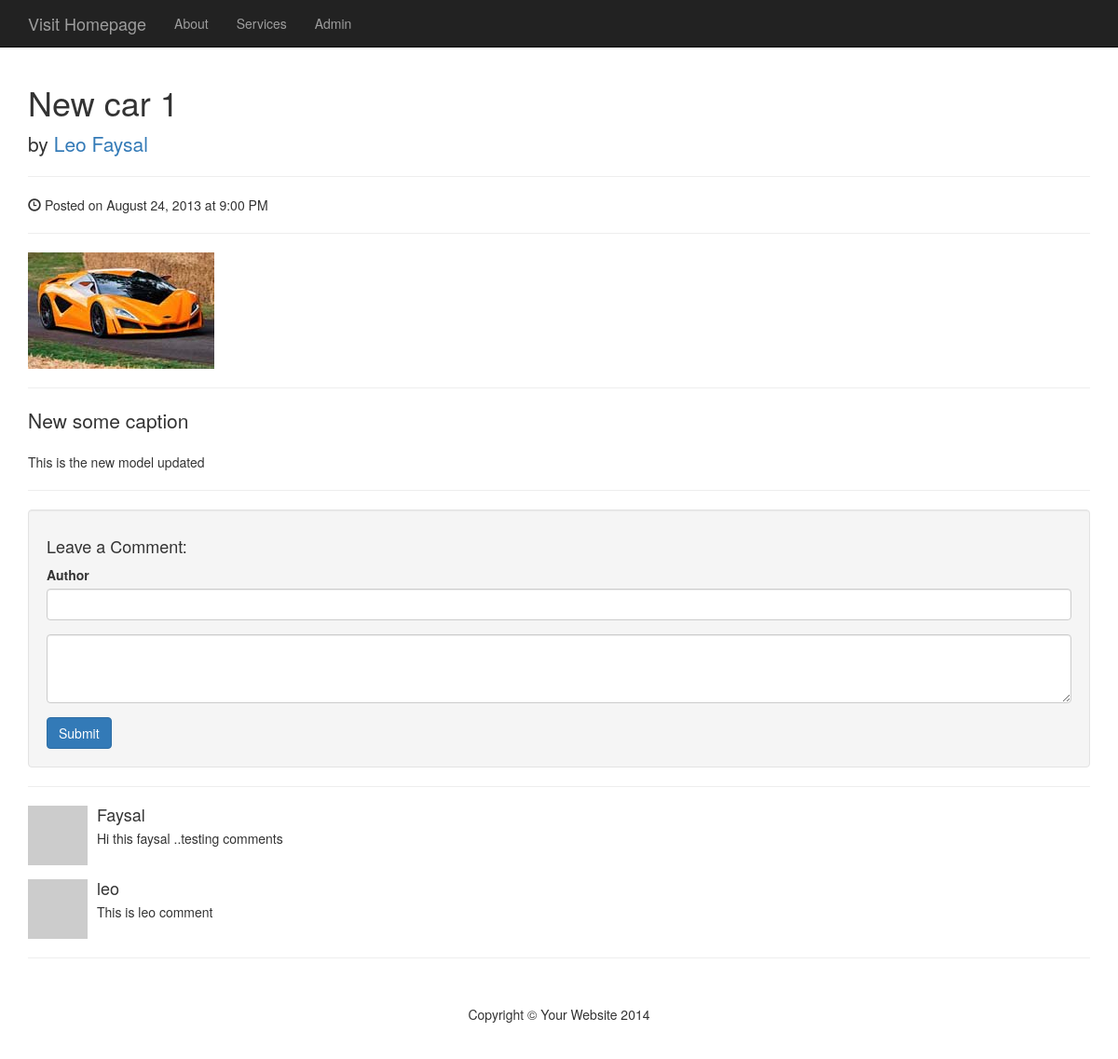
Screenshot of /photo.php?id=18 with the database file from the repository.
### tables this page shows
CREATE TABLE `photos` (
  `id` int(11) NOT NULL,
  `title` varchar(255) NOT NULL,
  `caption` varchar(255) NOT NULL,
  `description` text NOT NULL,
  `filename` varchar(255) NOT NULL,
  `alternate_text` varchar(255) NOT NULL,
  `type` varchar(255) NOT NULL,
  `size` int(11) NOT NULL
);

CREATE TABLE `comments` (
  `id` int(11) NOT NULL,
  `photo_id` int(11) NOT NULL,
  `author` varchar(255) NOT NULL,
  `body` varchar(255) NOT NULL
);

### admin/includes/functions.php (called while the page is built, shortened)
<?php
function classAutoloader($class){
  $class=strtolower($class);
  $the_path="includes/{$class}.php";
}
?>

### admin/includes/database.php (called while the page is built, shortened)
<?php
class Database {
 public $connection;
 public function open_db_connection(){
  $this->connection= new mysqli(DB_HOST,DB_USER,DB_PASS,DB_NAME);
 }
 public function query($sql){
   $result=$this->connection->query($sql);
   return $result;
 }
public function escape_string($string){
  $escaped_string=$this->connection->real_escape_string($string);
  return $escaped_string;
}
}
$database= new Database();
?>

### admin/includes/db_object.php (called while the page is built, shortened)
<?php
class Db_object {
  public static function find_by_id($id){
    $the_result_array= static::find_by_query("SELECT * FROM " . static::$db_table. "  WHERE id=$id LIMIT 1 ");
    return !empty($the_result_array) ? array_shift($the_result_array) : false;
  }
  public static function find_by_query($sql){
    global $database;
    $result_set=$database->query($sql);
    $the_object_array=array();
    while ($row=mysqli_fetch_array($result_set)){
      $the_object_array[]= static::instantation($row);
    }
    return  $the_object_array;
  }
  public static function instantation($the_record){
    $the_object= new $calling_class ;
    foreach($the_record as $the_attribute=>$value){
      if($the_object->has_the_attribute($the_attribute)){
        $the_object->$the_attribute=$value;
      }
    }
    return $the_object;
  }
  private function has_the_attribute($the_attribute){
    $object_properties=get_object_vars($this);
    return array_key_exists($the_attribute,$object_properties);
  }
}
?>

### admin/includes/photo.php (called while the page is built, shortened)
<?php
class Photo extends Db_object {
  public $filename;
  public $upload_directory = "images";
  public function picture_path() {
   return $this->upload_directory.DS.trim($this->filename);
  }
}
?>

### admin/includes/comment.php (called while the page is built, shortened)
<?php
class Comment extends Db_object {
  protected static $db_table = "comments";
 public static function find_the_comments($photo_id) {
  global $database;
  $sql = "SELECT * FROM " .self::$db_table;
  $sql .= " WHERE photo_id =" . $database->escape_string($photo_id) ;
  $sql .= " ORDER BY photo_id ASC";
  return self::find_by_query($sql);
 }
}
?>

### photo.php (the view, shortened to what this page needs)
<?php include("includes/header.php"); ?>
<?php
$photo = Photo::find_by_id($_GET['id']);
$comments = Comment::find_the_comments($photo->id);
?>
            <div class="row">
            <div class="col-lg-12">
                <h1><?php echo $photo->title?></h1>
                <p class="lead">
                    by <a href="#">Leo Faysal</a>
                </p>
                <hr>
                <p><span class="glyphicon glyphicon-time"></span> Posted on August 24, 2013 at 9:00 PM</p>
                <hr>
                <img class="img-responsive" src="admin/<?php echo $photo->picture_path();?>" alt="">
                <hr>
                <p class="lead"><?php echo $photo->caption?></p>
                <p><?php echo $photo->description?></p>
                <hr>
                <div class="well">
                    <h4>Leave a Comment:</h4>
                    <form role="form" method="post">
                      <div class="form-group">
                         <label for="author">Author</label>
                          <input type="text" name="author" class="form-control" value="">
                      </div>
                        <div class="form-group">
                            <textarea name= "body" class="form-control" rows="3"></textarea>
                        </div>
                        <button type="submit" name="submit" class="btn btn-primary">Submit</button>
                    </form>
                </div>
                <hr>
                        <?php  foreach($comments as $comment){ ?>
                <div class="media">
                    <a class="pull-left" href="#">
                        <img class="media-object" src="http://placehold.it/64x64" alt="">
                    </a>
                    <div class="media-body">
                        <h4 class="media-heading"> <?php echo $comment->author?> </h4>
                        <?php echo $comment->body?>
                    </div>
                </div>
              <?php }?>
            </div>
        </div>
        <?php include("includes/footer.php"); ?>

### css/blog-home.css (style rules this page uses)
body { padding-top: 70px; }

### rows the page displays
photos: title "New car 1", caption "New some caption", description "This is the new model updated"
comments: author "Faysal", body "Hi this faysal ..testing comments"
comments: author "leo", body "This is leo comment"
